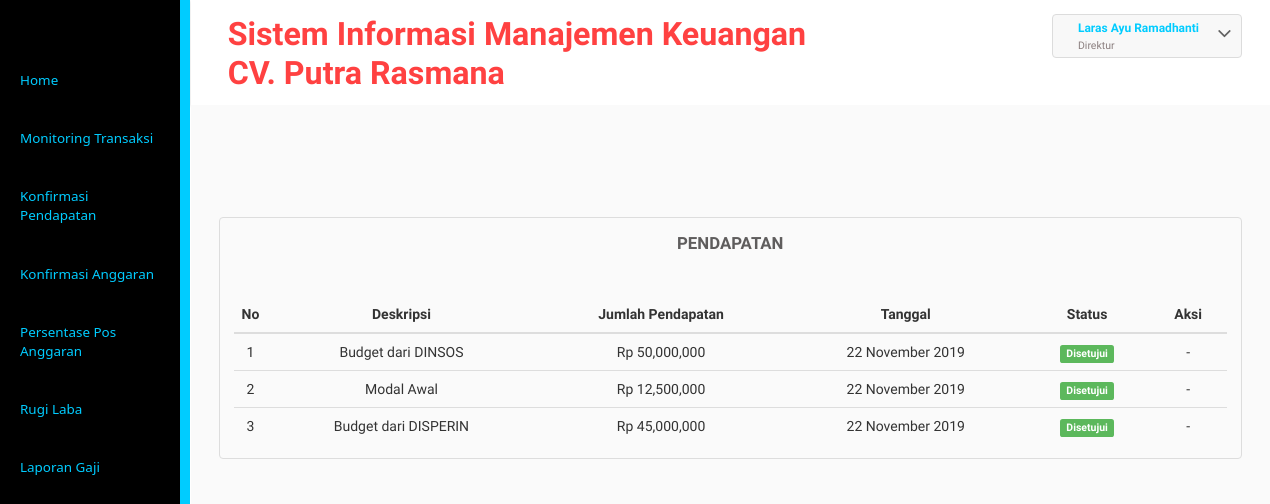
The page /direktur/kpendapatan.php (signed in) on the database as committed earlier.
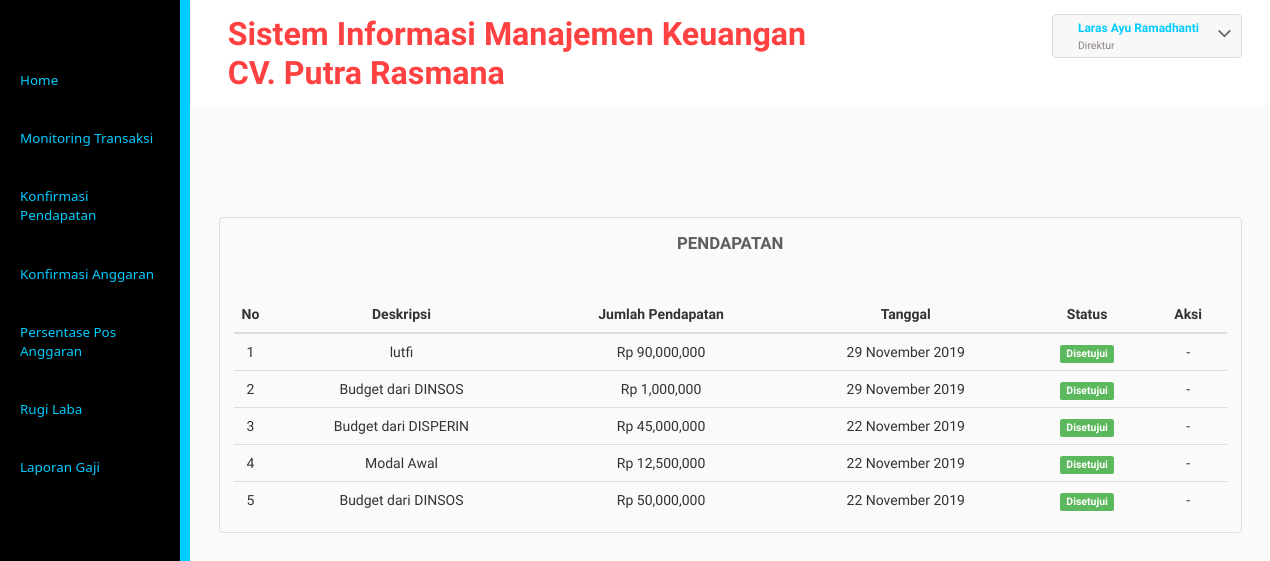
The same page on the database as committed later.
### tables this page shows
CREATE TABLE `pendapatan` (
  `kd_pendapatan` varchar(25) NOT NULL,
  `keterangan` text NOT NULL,
  `jumlahpendapatan` int(11) NOT NULL,
  `tanggal` datetime NOT NULL,
  `id_pengguna` varchar(25) NOT NULL,
  `tanggaldisetujui` datetime NOT NULL
);

### direktur/kpendapatan.php (the view, shortened to what this page needs)
<?php
include("libfunc.php");
include("../libfunc.php");
$link=koneksidb();
if(($_SESSION['logadm']==true) && ($_SESSION['useradm']!="")){
?>
    <div class="inner-block">
      <div class="table-agile-info">
  <div class="panel panel-default">
    <div class="chit-chat-heading">
      Pendapatan
    </div>
    <div class="table-responsive">
      <table class="table table-hover">
        <thead>
          <tr>
            <th style="width:20px;"><center>No</center></th>
            <th><center>Deskripsi</center></th>
            <th><center>Jumlah Pendapatan</center></th>
            <th><center>Tanggal</center></th>
            <th><center>Status</center></th>
            <th><center>Aksi</center></th>
          </tr>
        </thead>
        <tbody>
          <?php
          $sql1="SELECT * FROM pendapatan WHERE kd_pendapatan!='PDP00000' AND kd_pendapatan LIKE '%PDP%' ORDER BY tanggal DESC";
          $res1=mysqli_query($link,$sql1);
          $i=1;
          while($data1=mysqli_fetch_array($res1)){
            $format = date('d F Y', strtotime($data1['tanggal']));
          ?>
          <tr>
            <td><center><?php echo $i;?></center></td>
            <td><center><?php echo $data1['keterangan'];?></center></td>
            <td><center><?php echo "Rp ".number_format($data1['jumlahpendapatan']);?></center></td>
            <td><center><?php echo $format;?></center></td>
            <td><center><?php
              if($data1['tanggaldisetujui']!="0000-00-00 00:00:00"){
                echo "<span class='label label-success'>Disetujui</span>";
              }else{
                echo "<span class='label label-danger'>Belum Disetujui</span>";
              }
            ?></center></td>
            <td><center><?php
              if($data1['tanggaldisetujui']!="0000-00-00 00:00:00"){
                echo "-";
              }else{
                ?>
                <a href="pkpendapatan.php?&BYEWdwU=<?php echo base64_encode($data1['kd_pendapatan']);?>" onClick="return confirm('Konfirmasi Pendapatan?')"> <button class="btn btn-primary btn-xs"><i class="fa fa-pencil"></i></button></a>
                <?php
              }
            ?></center></td>
          </tr>
          <?php
          $i++;
          }
          ?>
        </tbody>
      </table>
    </div>
  </div>
</div>
</div>
</div>
</div>
<?php
}else{
  header("Location: ../masuk.php");
}
?>

Rows that differ between the two databases and show on the page:
added pendapatan: keterangan "lutfi", jumlahpendapatan "90,000,000", tanggal "29 November 2019", shows "Disetujui"
added pendapatan: keterangan "Budget dari DINSOS", jumlahpendapatan "1,000,000", tanggal "29 November 2019", shows "Disetujui"
changed pendapatan "Budget dari DISPERIN": moves up the list
changed pendapatan "Modal Awal": moves down the list
